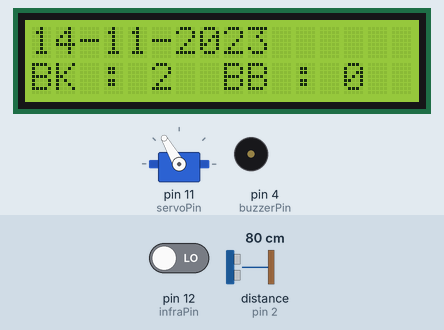
Simulated run of this sketch. Board: Arduino Uno, built with avr-gcc and run on an emulated ATmega328P. On the bench: servo, 16×2 character LCD, buzzer (waves = sounding). Wiring (inferred from the names in the program): ultrasonic range finder: trigger pin 3; echo pin 2. Inputs (shaded band) come from the test bench; at power-on: distance to the obstacle (sensor on pin 2) 80 cm, pin 12 (infraPin) LOW. The echo pulse lasts 58.3 µs per cm; the local clock reads 2024-03-15 10:24:30 at power-on unless the sketch sets it.

Above: at 0.93 s.
1.3 s: distance to the obstacle (sensor on pin 2) set to 2 cm
At 1.99 s:
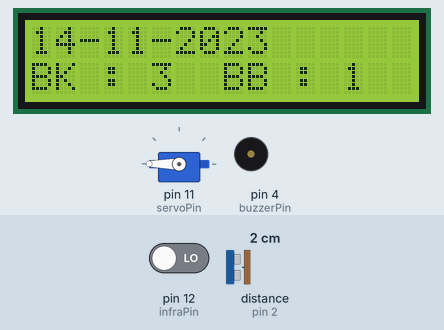
3.7 s: distance to the obstacle (sensor on pin 2) set to 18 cm
At 4.1 s:
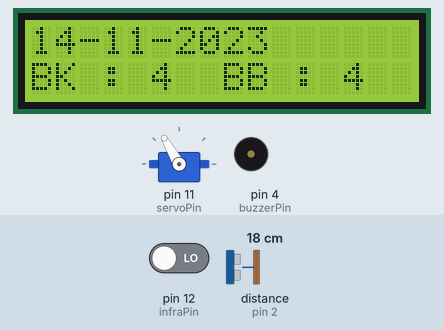
6.8 s: pin 12 (infraPin) driven HIGH
At 7.6 s:
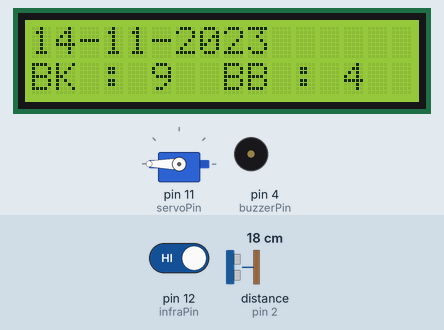
8.4 s: pin 12 (infraPin) driven LOW
At 8.86 s:
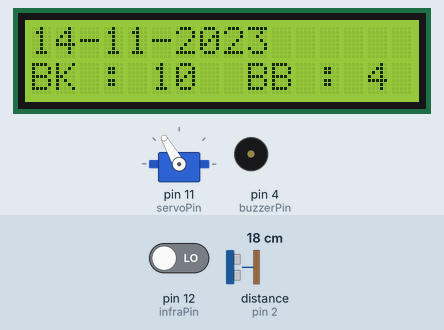
10.0 s: distance to the obstacle (sensor on pin 2) set to 13 cm
At 10.45 s:
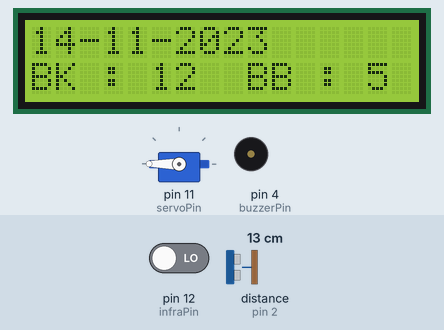
Timing chart, 0 to 12.6 s (numbered marks = the images above; inputs shaded):
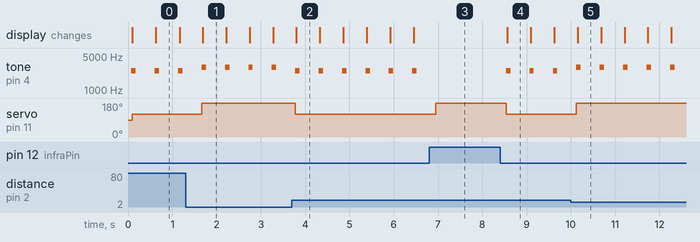

Measured:
- the behaviour switches between 15 and 14 cm on distance to the obstacle (sensor on pin 2) (found by bisection; images 4 and 5)
- after the input at 1.3 s, servo on pin 11 (servoPin): 120° → 180° after 0.37 s
- after the input at 3.7 s, servo on pin 11 (servoPin): 180° → 120° after 0.08 s
- after the input at 6.8 s, tone on pin 4 (buzzerPin): stops changing and stays silent; servo on pin 11 (servoPin): 120° → 180° after 0.15 s
- after the input at 8.4 s, tone on pin 4 (buzzerPin): alternates 2500 Hz for 0.10 s and silent for 0.43 s, starting after 0.14 s; servo on pin 11 (servoPin): 180° → 120° after 0.14 s; the display: changes after 0.16 s (image 4)
- after the input at 10.0 s, servo on pin 11 (servoPin): 120° → 180° after 0.13 s
- by itself, tone on pin 4 (buzzerPin): alternates 2500 Hz for 0.10 s and silent for 0.43 s

The sketch:

Arduino_Program.ino
```cpp
#include <RTClib.h>
#include <Wire.h>
#include <Servo.h>
#include <LiquidCrystal_I2C.h>
#include <SoftwareSerial.h>
#include <ArduinoJson.h>

#define rxPin 5
#define txPin 6
#define trigPin 3
#define echoPin 2
#define infraPin 12
#define servoPin 11
#define buzzerPin 4

SoftwareSerial ss(rxPin,txPin);
LiquidCrystal_I2C lcd(0x27, 16, 2);
DS3231 rtc;
Servo myservo;
int bk = 0, bb = 0;

void setupRTC(){
  rtc.begin();
  rtc.adjust(DateTime(__DATE__,__TIME__));
}

void setupLCD(){
  lcd.init();
  lcd.backlight();
}

void setupSerial(){
  ss.begin(9600);
  pinMode(rxPin, INPUT);
  pinMode(txPin, OUTPUT);
}

void setup() {
  Serial.begin(9600);
  setupSerial();
  pinMode(buzzerPin, OUTPUT);
  pinMode(trigPin, OUTPUT);
  pinMode(echoPin, INPUT);
  pinMode(infraPin, INPUT);
  myservo.attach(servoPin);
  setupRTC();
  setupLCD();
}

void main_code(int IR){
  StaticJsonDocument<1000> root_val;
  DateTime wkt = rtc.now();
  char t[16];
  int duration;
  float distance;
  bool status_barang = false;
  int new_distance;

  sprintf(t, "%02d-%02d-%02d", wkt.day(), wkt.month(), wkt.year());
  digitalWrite(trigPin,LOW);
  delayMicroseconds(5);
  digitalWrite(trigPin, HIGH);
  delayMicroseconds(5);
  digitalWrite(trigPin,LOW);
  delayMicroseconds(5);
  duration = pulseIn(echoPin, HIGH);
  distance = duration / 58.2; // dalam cm
  new_distance = constrain(distance, 0, 23);

  if(new_distance <= 13) status_barang = true;
  else if(new_distance > 13 && new_distance < 23) status_barang = false;

  if(IR == LOW){
    if(status_barang){
     myservo.write(180);
     tone(buzzerPin, 2950, 100);
     bb += 1;
    }
    else{
     myservo.write(120);
     tone(buzzerPin, 2500, 100);
     bk += 1;
    }
  }
  else{
    myservo.write(180);
    noTone(buzzerPin);
  }

  if(wkt.hour() == 0){
    bk = 0;
    bb = 0;
  }

  root_val["tanggal"] = String(t);
  root_val["bb"] = String(bb);
  root_val["bk"] = String(bk);

  if(ss.available() > 0){
    serializeJson(root_val, ss);
  }
  lcd_code(t, bk, bb);
}

void lcd_code(char tanggal[16],int BK, int BB){
  lcd.setCursor(0, 0);
  lcd. print(tanggal);
  lcd.setCursor(0, 1);
  lcd.print("BK : ");
  lcd.print(BK);
  lcd.print("  BB : ");
  lcd.print(BB);
}

void loop() {
  int readIR = digitalRead(infraPin);
  main_code(readIR);
  delay(500);
}
```
